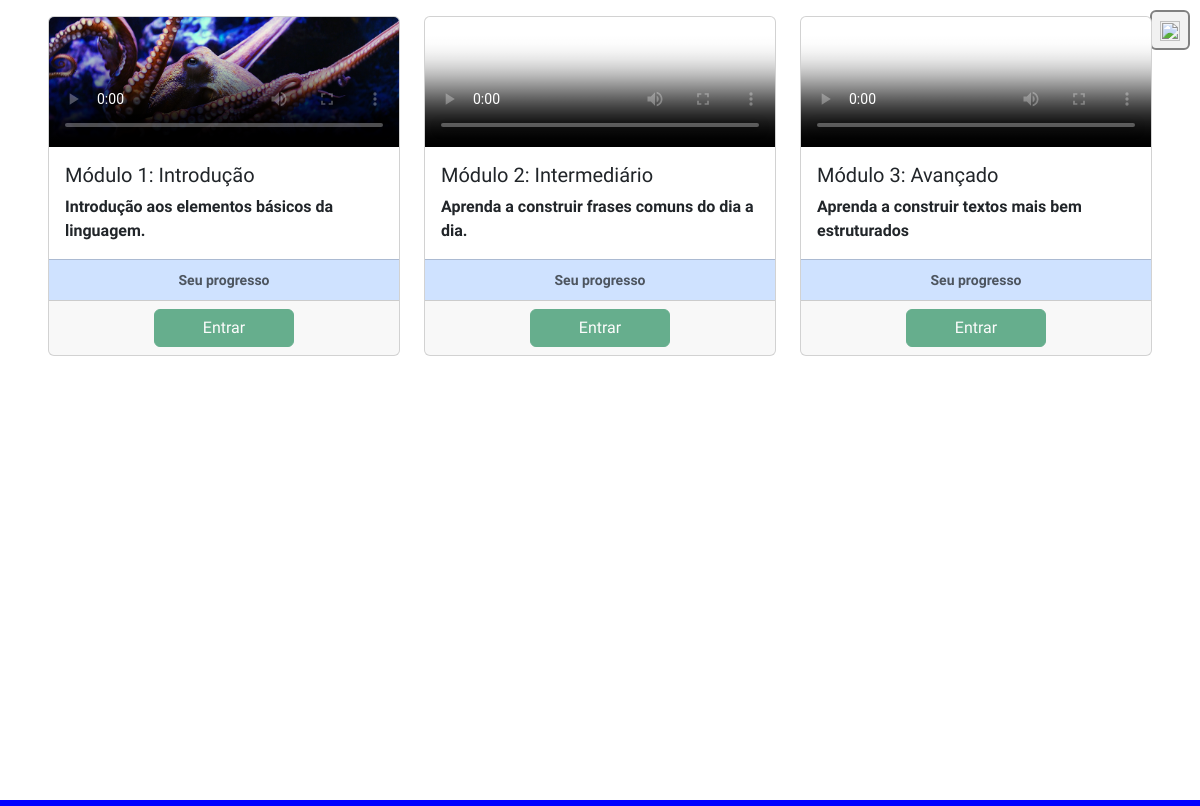
The app's page / (signed in), older data.
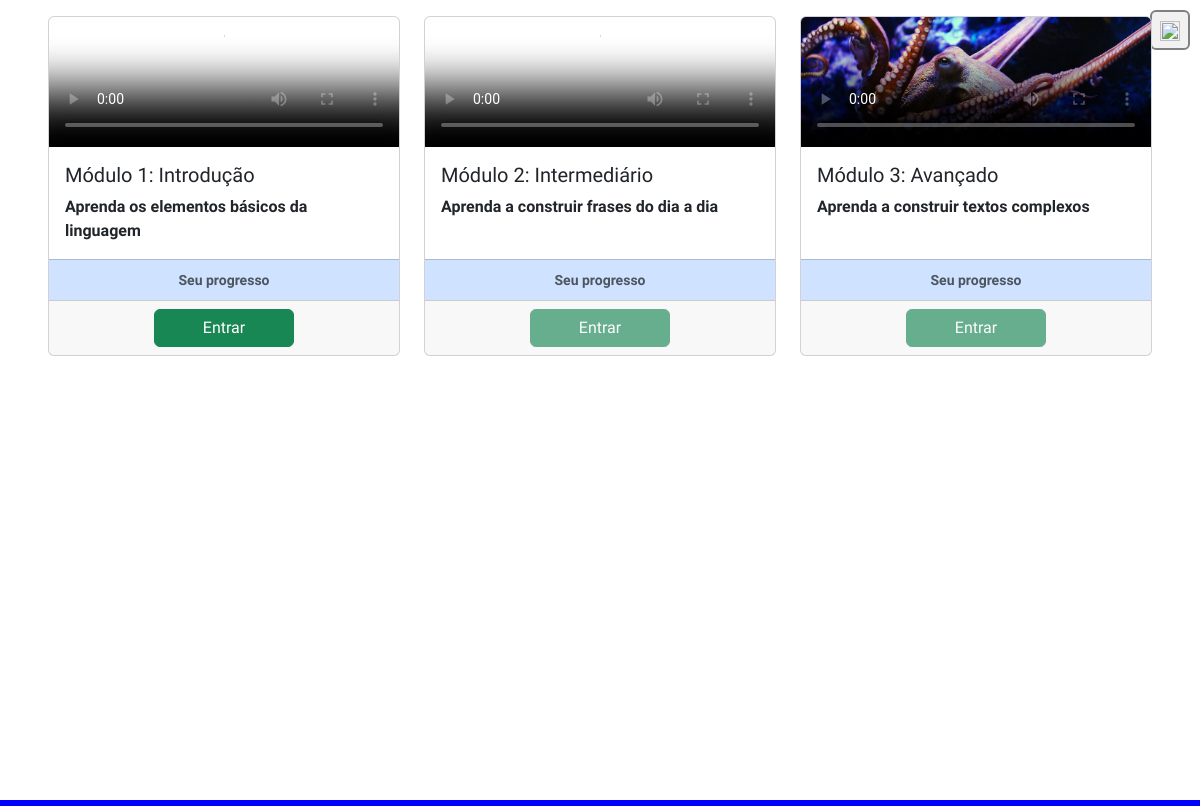
The same page, newer data.
### main/models.py (models this page shows, shortened)
class Modulo(models.Model):
    numero = models.IntegerField(default=999)
    nome = models.CharField(max_length=255)
    descricao = models.CharField(max_length=255, default="null")
    video_explicativo = models.FileField(upload_to='uploads/videos/modulos', validators = [FileExtensionValidator(allowed_extensions=['mp4'])] )
    thumbnail = models.FileField(upload_to='uploads/thumbnails/modulos', validators = [FileExtensionValidator(allowed_extensions=['png', 'jpg', 'jpeg'])], null=True, blank=True)
    liberado = models.BooleanField(default=False)

### main/views.py (the view)
# urls.py: path('', views.home, name='home'),
@login_required(login_url="/auth/login")
def home(request):
    modulos = Modulo.objects.all().values()
    template = loader.get_template('home.html')
    context = {
        'modulos': modulos
    }
    return HttpResponse(template.render(context, request))

### main/templates/home.html (shortened to what this page needs)
{% extends "base.html" %}
{% load static %}
{% block conteudo %}
    <div>
        <div class="row row-cols-1 row-cols-md-3 g-4">
            {% for modulo in modulos %}
                <div class="col">
                    <div class="card h-100">
                        <video controls class="card-img-top thumbnail" poster="media/{{ modulo.thumbnail }}">
                            <source src="/media/{{ modulo.video_explicativo }}" type="video/mp4">
                        </video>
                        <div class="card-body">
                            <h5 class="card-title">Módulo {{ modulo.numero }}: {{ modulo.nome }}</h5>
                            <p class="card-text">{{ modulo.descricao }}</p>
                        </div>
                        <div class="card-footer text-center bg-primary-subtle">
                            <small class="text-body-secondary">Seu progresso</small>
                        </div>
                        <div class="card-footer text-center">
                            <form action="{% url 'modulo' modulo.numero %}">
                                {% if modulo.liberado %}
                                        <button class="btn btn-success px-5">Entrar</button>
                                {% else %}
                                    <button class="btn btn-success px-5 disabled">Entrar</button>
                                {% endif %}
                            </form>
                        </div>
                    </div>
                </div>
            {% endfor %}
        </div>
    </div>
{% endblock %}

### main/templates/base.html (shortened to what this page needs)
{% load static %}
<!DOCTYPE html>
<html lang="pt-BR">
<head>
  <link rel="stylesheet" href="{% static '/css/base.css' %}">
  <link href="https://cdn.jsdelivr.net/npm/bootstrap@5.3.3/dist/css/bootstrap.min.css" rel="stylesheet"
>
</head>
<body>
  <main class="overflow-hidden kanit-bold">
    <div id="principal" class="row vh-100">
      <button id="botao-abrir-externo" class="btn btn-primary d-none p-1 botao-sidebar" type="button">
        <img src="https://cdn-icons-png.flaticon.com/128/8367/8367530.png" alt="" width="20" height="20">
      </button>
      <div id="conteudo" class="col-xxl-9 px-5 py-3 h-100 overflow-y-scroll">
        <div class="container h-100 overflow-y-scroll">
          {% block conteudo %}
          {% endblock %}
        </div>
      </div>
    </div>
  </main>
  <div vw class="enabled">
    <div vw-access-button class="active"></div>
  </div>
</body>
</html>

### staticfiles/css/base.css (style rules this page uses)
.kanit-bold { font-family: "Kanit", sans-serif; font-weight: 700; font-style: normal; }
.active { background-color: #f1f1f1 !important; border: solid 3px blue !important; border-radius: 0px; }
main { background-color: white; }
#botao-abrir-externo { position: absolute; height: 40px; width: 40px; top: 10px; right: 10px; }
.botao-sidebar { background-color: #f1f1f1 !important; border: solid 2px gray !important; }
.thumbnail { object-fit: cover; width: 300px; height: 300px; }
@media (max-width: 1399.98px) { #botao-abrir-externo { display: block !important; } }
@media (max-width: 1399.98px) { .thumbnail { object-fit: cover; width: 100px; height: 130px; } }

Row changes from the older to the newer data that the page shows:
removed Modulo: numero "1", nome "Introdução", descricao "Introdução aos elementos básicos da linguagem.", shows "Entrar"
removed Modulo: numero "2", nome "Intermediário", descricao "Aprenda a construir frases comuns do dia a dia.", liberado "Entrar"
removed Modulo: numero "3", nome "Avançado", descricao "Aprenda a construir textos mais bem estruturados", liberado "Entrar"
added Modulo: numero "1", nome "Introdução", descricao "Aprenda os elementos básicos da linguagem", liberado "Entrar"
added Modulo: numero "2", nome "Intermediário", descricao "Aprenda a construir frases do dia a dia", liberado "Entrar"
added Modulo: numero "3", nome "Avançado", descricao "Aprenda a construir textos complexos", liberado "Entrar"
